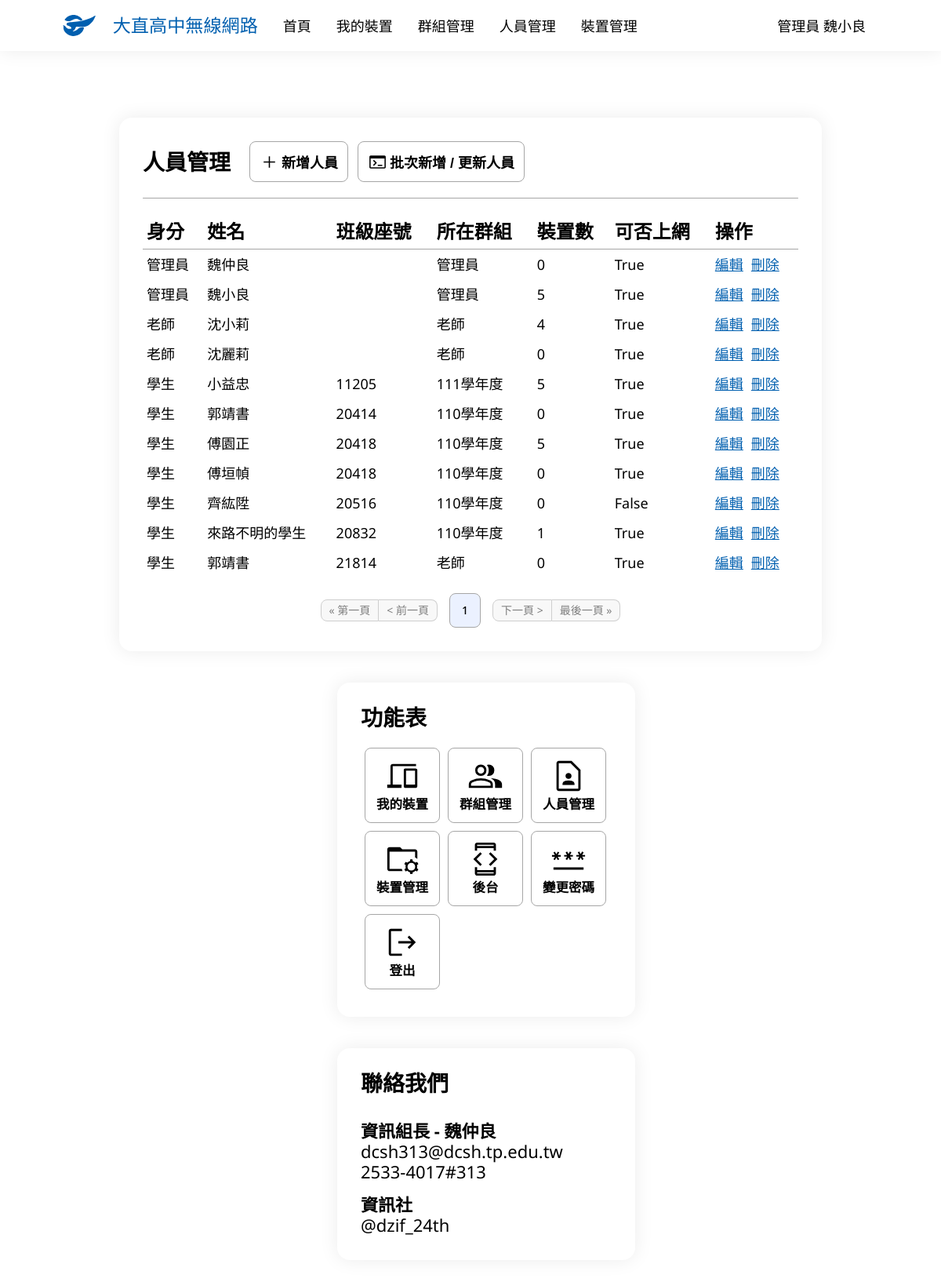
The page /user/ (signed in) on the database its author committed.
### main/models.py (models this page shows, shortened)
class UserInfo(models.Model):
    UserData = models.OneToOneField(User, verbose_name='身分', on_delete=models.CASCADE)
    USERTYPES = [
        (0, '管理員'),
        (1, '老師'),
        (2, '學生')
    ]
    UserType = models.IntegerField('使用者類別', choices=USERTYPES)
    Name = models.CharField('姓名', max_length=75)
    StuId = models.IntegerField('學號', default=0)
    Email = models.EmailField('Email', blank=True, null=True)
    GRADES = [
        (0, '無'),
        (7, '七年級'),
        (8, '八年級'),
        (9, '九年級'),
        (1, '高一'),
        (2, '高二'),
        (3, '高三')
    ]
    Grade = models.IntegerField('年級', choices=GRADES, default=0)
    Class = models.IntegerField('班級', default=0)
    SeatNumber = models.IntegerField('座號', default=0)
    Internet = models.BooleanField('可否上網', default=True)
    Note = models.TextField('備註', blank=True, null=True)
    def __str__(self):
        if self.UserType == 0:
            return f'管理員 {self.Name}'
        elif self.UserType == 1:
            return f'教師 {self.Name}'
        else:
            return f'{self.Grade}{self.Class:02d}{self.SeatNumber:02d} {self.Name}'

class Group(models.Model):
    Name = models.CharField('群組名稱', max_length=100)
    UserData = models.ManyToManyField(UserInfo, verbose_name="身分")
    Internet = models.BooleanField('可否上網', default=True)
    Note = models.TextField('備註', blank=True, null=True)

### main/views.py (the view)
# urls.py: path('user/', UserManaging.as_view(), name='user_managing'),
class UserManaging(PermissionRequiredMixin, LoginRequiredMixin, ListView):
    model = UserInfo
    ordering = ['UserType', 'Grade', 'Class', 'SeatNumber', 'Name']
    paginate_by = 20
    permission_required = ['main.can_assess', 'main.admin']
    def get_context_data(self, **kwargs):
        context = super().get_context_data(**kwargs)
        if self.request.user.is_authenticated:
            context['now_user'] = UserInfo.objects.get(UserData=self.request.user)
        else:
            context['now_user'] = ''
        context['Group'] = Group.objects.all()
        context['Device'] = Device.objects.all()
        return context
    context_object_name = 'members'
    template_name = 'user_managing.html'

### main/templatetags/get_device_count.py (called while the page is built)
@register.filter
def get_device_count(device, userdata):
    return device.filter(Owner=userdata).count()

### main/templatetags/get_userdata.py (called while the page is built)
@register.filter
def get_userdata(group, userdata):
    try:
        return group.get(UserData=userdata).Name
    except:
        return ""

### main/templatetags/get_userdata_obj.py (called while the page is built)
@register.filter
def get_userdata_obj(group, userdata):
    try:
        return group.get(UserData=userdata).id
    except:
        return group.all()[0].id

### templates/user_managing.html (shortened to what this page needs)
{% extends 'base.html' %}
{% load get_userdata %}
{% load get_userdata_obj %}
{% load get_device_count %}
{% block body %}
<div class="container">
    <div class="head">
        <p class="title">人員管理</p>
        <a href="{% url 'user_create' %}">
            <button class="rect-button button-ani">
                <div class="icon icon-add"></div>
                <p>新增人員</p>
            </button>
        </a>
        <a href="{% url 'user_batch_create' %}">
            <button class="rect-button button-ani">
                <div class="icon icon-terminal"></div>
                <p>批次新增 / 更新人員</p>
            </button>
        </a>
    </div>
    <div class="hr"></div>
    <table>
        <tr>
            <th>身分</th>
            <th>姓名</th>
            <th>班級座號</th>
            <th>所在群組</th>
            <th>裝置數</th>
            <th>可否上網</th>
            <th>操作</th>
        </tr>
        {% for member in members %}
            <tr>
                <td>
                    {% if member.UserType == 2 %}
                        學生
                    {% elif member.UserType == 1 %}
                        老師
                    {% else %}
                        管理員
                    {% endif %}
                </td>
                <td>
                    {{ member.Name }}
                </td>
                <td>
                    {% if member.UserType == 2 %}
                        {{ member.Grade }}{{ member.Class|stringformat:"02i" }}{{ member.SeatNumber|stringformat:"02i" }}
                    {% endif %}
                </td>
                <td>
                    <a href="{% url 'group_edit' Group|get_userdata_obj:member %}">
                        {{ Group|get_userdata:member }}
                    </a>
                </td>
                <td>
                    {{ Device|get_device_count:member }}
                </td>
                <td>
                    {{ member.Internet }}
                </td>
                <td class="function">
                    <a href="{% url 'user_edit' member.id %}">
                        <p class="movement">編輯</p>
                    </a>
                    <a href="{% url 'user_delete' member.UserData.id %}">
                        <p class="movement">刪除</p>
                    </a>
                </td>
            </tr>
        {% endfor %}
    </table>
    <div class="pagination">
        {% if page_obj.has_previous %}
            <a class="control" href="?page=1">
                <p>&laquo; 第一頁</p>
            </a>
            <a class="control" href="?page={{ page_obj.previous_page_number }}">
                <p>&lt; 前一頁</p>
            </a>
        {% else %}
            <div class="control disable">
                <p>&laquo; 第一頁</p>
            </div>
            <div class="control disable">
                <p>&lt; 前一頁</p>
            </div>
        {% endif %}
        {% if 0 < page_obj.number|add:"-2"%}
            {% if page_obj.number|add:"3" <= page_obj.paginator.num_pages %}
                {% for page_cnt in page_obj.paginator %}
                    {% if page_obj.number|add:"-2" <= forloop.counter and forloop.counter < page_obj.number|add:"3" %}
                        {% if page_obj.number == forloop.counter %}
                            <a class="page now" href="?page={{forloop.counter}}">
                                <p>{{ forloop.counter }}</p>
                            </a>
                        {% else %}
                            <a class="page" href="?page={{forloop.counter}}">
                                <p>{{ forloop.counter }}</p>
                            </a>
                        {% endif %}
                    {% endif %}
                {% endfor %}
            {% else %}
                {% for page_cnt in page_obj.paginator %}
                    {% if page_obj.paginator.num_pages|add:"-5" < forloop.counter and forloop.counter <= page_obj.paginator.num_pages %}
                        {% if page_obj.number == forloop.counter %}
                            <a class="page now" href="?page={{forloop.counter}}">
                                <p>{{ forloop.counter }}</p>
                            </a>
                        {% else %}
                            <a class="page" href="?page={{forloop.counter}}">
                                <p>{{ forloop.counter }}</p>
                            </a>
                        {% endif %}
                    {% endif %}
                {% endfor %}
            {% endif %}
        {% else %}
            {% for page_cnt in page_obj.paginator %}
                {% if forloop.counter <= 5 %}
                    {% if page_obj.number == forloop.counter %}
                        <a class="page now" href="?page={{forloop.counter}}">
                            <p>{{ forloop.counter }}</p>
                        </a>
                    {% else %}
                        <a class="page" href="?page={{forloop.counter}}">
                            <p>{{ forloop.counter }}</p>
                        </a>
                    {% endif %}
                {% endif %}
            {% endfor %}
        {% endif %}
        {% if page_obj.has_next %}
            <a class="control" href="?page={{ page_obj.next_page_number }}">
                <p>下一頁 &gt;</p>
            </a>
            <a class="control" href="?page={{ page_obj.paginator.num_pages }}">
                <p>最後一頁 &raquo;</p>
            </a>
        {% else %}
            <div class="control disable">
                <p>下一頁 &gt;</p>
            </div>
            <div class="control disable">
                <p>最後一頁 &raquo;</p>
            </div>
        {% endif %}
    </div>
</div>
{% endblock body %}

### templates/base.html (shortened to what this page needs)
{% load static %}
<!DOCTYPE html>
<html lang="zh-Hant-TW">
<head>
    <link rel="stylesheet" href="{% static 'css/style.css' %}">
</head>
<body>
    <nav>
        <ul class="navbar">
            <a href="{% url 'homepage' %}">
                <li>
                    <div class="logo">
                        <div></div>
                        <p>大直高中無線網路</p>
                    </div>
                </li>
            </a>
            <a href="{% url 'homepage' %}" class="nav-ani">
                <li>
                    <p id="homepage-button">首頁</p>
                </li>
            </a>
            {% if user.is_authenticated %}
                <a href="{% url 'device_managing' %}" class="nav-ani">
                    <li>
                        <p>我的裝置</p>
                    </li>
                </a>
                {% if perms.main.admin %}
                    <a href="{% url 'group_managing' %}" class="nav-ani">
                        <li>
                            <p>群組管理</p>
                        </li>
                    </a>
                    <a href="{% url 'user_managing' %}" class="nav-ani">
                        <li>
                            <p>人員管理</p>
                        </li>
                    </a>
                    <a href="{% url 'manage' %}" class="nav-ani">
                        <li>
                            <p>裝置管理</p>
                        </li>
                    </a>
                {% endif %}
                <li class="dropdown">
                    <a class="nav-ani">{{ now_user }}</a>
                </li>
            {% endif %}
        </ul>
    </nav>
    <div class="content">
        <div class="main">
            {% block body %}{% endblock body %}
        </div>
        <div class="side">
            <div class="container">
                <p class="title">功能表</p>
                <div class="function">
                    {% if user.is_authenticated %}
                        <a href="{% url 'device_managing' %}">
                            <button class="sqr-button button-ani">
                                <div class="icon icon-devices"></div>
                                <p>我的裝置</p>
                            </button>
                        </a>
                        {% if perms.main.admin %}
                            <a href="{% url 'group_managing' %}">
                                <button class="sqr-button button-ani">
                                    <div class="icon icon-group"></div>
                                    <p>群組管理</p>
                                </button>
                            </a>
                            <a href="{% url 'user_managing' %}">
                                <button class="sqr-button button-ani">
                                    <div class="icon icon-contact_page"></div>
                                    <p>人員管理</p>
                                </button>
                            </a>
                            <a href="{% url 'manage' %}">
                                <button class="sqr-button button-ani">
                                    <div class="icon icon-folder_managed"></div>
                                    <p>裝置管理</p>
                                </button>
                            </a>
                            <a href="{% url 'admin:index' %}">
                                <button class="sqr-button button-ani">
                                    <div class="icon icon-developer_mode"></div>
                                    <p>後台</p>
                                </button>
                            </a>
                        {% endif %}
                        <a href="{% url 'password' %}">
                            <button class="sqr-button button-ani">
                                <div class="icon icon-password"></div>
                                <p>變更密碼</p>
                            </button>
                        </a>
                        <a href="{% url 'logout' %}">
                            <button class="sqr-button button-ani">
                                <div class="icon icon-logout"></div>
                                <p>登出</p>
                            </button>
                        </a>
                    {% endif %}
                </div>
            </div>
            <div class="container">
                <p class="title">聯絡我們</p>
                <p class="inline-title">資訊組長 - 魏仲良</p>
                <p class="inline">dcsh313@dcsh.tp.edu.tw</p>
                <p class="inline">2533-4017#313</p>
                <p class="inline-title">資訊社</p>
                <p class="inline">@dzif_24th</p>
            </div>
        </div>
    </div>
</body>
</html>

### rows shown on the page
UserInfo: UserType+Name "管理員 魏小良", Name "魏小良", id.Name "管理員", id "5", Internet "True"
UserInfo: UserType "管理員", Name "魏仲良", id.Name "管理員", id "0", Internet "True"
UserInfo: UserType "老師", Name "沈小莉", id.Name "老師", id "4", Internet "True"
UserInfo: UserType "老師", Name "沈麗莉", id.Name "老師", id "0", Internet "True"
UserInfo: UserType "學生", Name "小益忠", Grade "1", Class "12", SeatNumber "05", id.Name "111學年度", id "5", Internet "True"
UserInfo: UserType "學生", Name "郭靖書", Grade "2", Class "04", SeatNumber "14", id.Name "110學年度", id "0", Internet "True"
UserInfo: UserType "學生", Name "傅園正", Grade "2", Class "04", SeatNumber "18", id.Name "110學年度", id "5", Internet "True"
UserInfo: UserType "學生", Name "傅垣幀", Grade "2", Class "04", SeatNumber "18", id.Name "110學年度", id "0", Internet "True"
UserInfo: UserType "學生", Name "齊紘陞", Grade "2", Class "05", SeatNumber "16", id.Name "110學年度", id "0", Internet "False"
UserInfo: UserType "學生", Name "來路不明的學生", Grade "2", Class "08", SeatNumber "32", id.Name "110學年度", id "1", Internet "True"
UserInfo: UserType "學生", Name "郭靖書", Grade "2", Class "18", SeatNumber "14", id.Name "老師", id "0", Internet "True"
